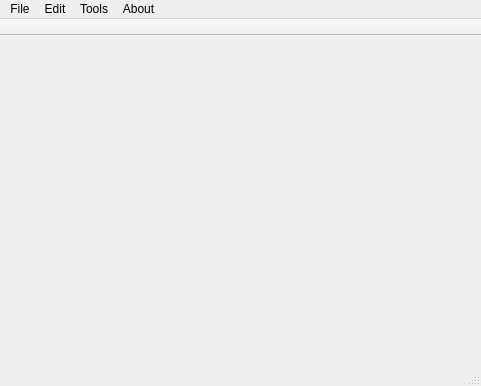
<?xml version="1.0" encoding="UTF-8"?>
<ui version="4.0">
 <class>MainWindow</class>
 <widget class="QMainWindow" name="MainWindow">
  <property name="geometry">
   <rect>
    <x>0</x>
    <y>0</y>
    <width>481</width>
    <height>386</height>
   </rect>
  </property>
  <property name="windowTitle">
   <string>MainWindow</string>
  </property>
  <property name="windowIcon">
   <iconset resource="icons/res_icon.qrc">
    <normaloff>:/winicon.png</normaloff>:/winicon.png</iconset>
  </property>
  <widget class="QWidget" name="centralWidget"/>
  <widget class="QMenuBar" name="menuBar">
   <property name="geometry">
    <rect>
     <x>0</x>
     <y>0</y>
     <width>481</width>
     <height>21</height>
    </rect>
   </property>
   <widget class="QMenu" name="menuFile">
    <property name="title">
     <string>File</string>
    </property>
    <addaction name="actionNew"/>
    <addaction name="actionOpen"/>
    <addaction name="separator"/>
    <addaction name="actionSave"/>
    <addaction name="actionSave_As"/>
    <addaction name="actionPrint"/>
    <addaction name="separator"/>
    <addaction name="actionClose"/>
   </widget>
   <widget class="QMenu" name="menuEdit">
    <property name="title">
     <string>Edit</string>
    </property>
    <widget class="QMenu" name="menuDelete">
     <property name="title">
      <string>Delete</string>
     </property>
     <addaction name="actionDelete_Line"/>
     <addaction name="actionDelete_Selected"/>
    </widget>
    <addaction name="actionUndo"/>
    <addaction name="actionRedo"/>
    <addaction name="separator"/>
    <addaction name="actionCut"/>
    <addaction name="actionCopy"/>
    <addaction name="actionPaste"/>
    <addaction name="menuDelete"/>
    <addaction name="separator"/>
    <addaction name="actionSelect_All"/>
    <addaction name="separator"/>
    <addaction name="actionFind"/>
    <addaction name="actionFind_Replace"/>
   </widget>
   <widget class="QMenu" name="menuAbout">
    <property name="title">
     <string>About</string>
    </property>
    <addaction name="actionQtLuaPad"/>
    <addaction name="actionOtland"/>
   </widget>
   <widget class="QMenu" name="menuTools">
    <property name="title">
     <string>Tools</string>
    </property>
    <addaction name="actionDebuger"/>
    <addaction name="actionOptions"/>
   </widget>
   <addaction name="menuFile"/>
   <addaction name="menuEdit"/>
   <addaction name="menuTools"/>
   <addaction name="menuAbout"/>
  </widget>
  <widget class="QToolBar" name="mainToolBar">
   <property name="movable">
    <bool>false</bool>
   </property>
   <property name="floatable">
    <bool>false</bool>
   </property>
   <attribute name="toolBarArea">
    <enum>TopToolBarArea</enum>
   </attribute>
   <attribute name="toolBarBreak">
    <bool>false</bool>
   </attribute>
  </widget>
  <widget class="QStatusBar" name="statusBar"/>
  <action name="actionNew">
   <property name="icon">
    <iconset resource="icons/res_icon.qrc">
     <normaloff>:/new.png</normaloff>:/new.png</iconset>
   </property>
   <property name="text">
    <string>New</string>
   </property>
   <property name="shortcut">
    <string>Ctrl+N</string>
   </property>
  </action>
  <action name="actionOpen">
   <property name="icon">
    <iconset resource="icons/res_icon.qrc">
     <normaloff>:/open.png</normaloff>:/open.png</iconset>
   </property>
   <property name="text">
    <string>Open</string>
   </property>
   <property name="shortcut">
    <string>Ctrl+O</string>
   </property>
  </action>
  <action name="actionSave">
   <property name="icon">
    <iconset resource="icons/res_icon.qrc">
     <normaloff>:/disk.png</normaloff>:/disk.png</iconset>
   </property>
   <property name="text">
    <string>Save</string>
   </property>
   <property name="shortcut">
    <string>Ctrl+S</string>
   </property>
  </action>
  <action name="actionSave_As">
   <property name="icon">
    <iconset resource="icons/res_icon.qrc">
     <normaloff>:/diskall.png</normaloff>:/diskall.png</iconset>
   </property>
   <property name="text">
    <string>Save As...</string>
   </property>
  </action>
  <action name="actionPrint">
   <property name="icon">
    <iconset resource="icons/res_icon.qrc">
     <normaloff>:/printer.png</normaloff>:/printer.png</iconset>
   </property>
   <property name="text">
    <string>Print</string>
   </property>
  </action>
  <action name="actionClose">
   <property name="icon">
    <iconset resource="icons/res_icon.qrc">
     <normaloff>:/quit.png</normaloff>:/quit.png</iconset>
   </property>
   <property name="text">
    <string>Close</string>
   </property>
   <property name="shortcut">
    <string>Ctrl+W</string>
   </property>
  </action>
  <action name="actionUndo">
   <property name="icon">
    <iconset resource="icons/res_icon.qrc">
     <normaloff>:/undo.png</normaloff>:/undo.png</iconset>
   </property>
   <property name="text">
    <string>Undo</string>
   </property>
   <property name="shortcut">
    <string>Ctrl+Z</string>
   </property>
  </action>
  <action name="actionRedo">
   <property name="icon">
    <iconset resource="icons/res_icon.qrc">
     <normaloff>:/redo.png</normaloff>:/redo.png</iconset>
   </property>
   <property name="text">
    <string>Redo</string>
   </property>
   <property name="shortcut">
    <string>Ctrl+Y</string>
   </property>
  </action>
  <action name="actionCut">
   <property name="icon">
    <iconset resource="icons/res_icon.qrc">
     <normaloff>:/cut.png</normaloff>:/cut.png</iconset>
   </property>
   <property name="text">
    <string>Cut</string>
   </property>
   <property name="shortcut">
    <string>Ctrl+X</string>
   </property>
  </action>
  <action name="actionCopy">
   <property name="icon">
    <iconset resource="icons/res_icon.qrc">
     <normaloff>:/copy.png</normaloff>:/copy.png</iconset>
   </property>
   <property name="text">
    <string>Copy</string>
   </property>
   <property name="shortcut">
    <string>Ctrl+C</string>
   </property>
  </action>
  <action name="actionPaste">
   <property name="icon">
    <iconset resource="icons/res_icon.qrc">
     <normaloff>:/paste.png</normaloff>:/paste.png</iconset>
   </property>
   <property name="text">
    <string>Paste</string>
   </property>
   <property name="shortcut">
    <string>Ctrl+P</string>
   </property>
  </action>
  <action name="actionDelete_Line">
   <property name="icon">
    <iconset resource="icons/res_icon.qrc">
     <normaloff>:/x.png</normaloff>:/x.png</iconset>
   </property>
   <property name="text">
    <string>Delete Line</string>
   </property>
  </action>
  <action name="actionDelete_Selected">
   <property name="icon">
    <iconset resource="icons/res_icon.qrc">
     <normaloff>:/x.png</normaloff>:/x.png</iconset>
   </property>
   <property name="text">
    <string>Delete Selected</string>
   </property>
   <property name="shortcut">
    <string>Ctrl+Del</string>
   </property>
  </action>
  <action name="actionSelect_All">
   <property name="icon">
    <iconset resource="icons/res_icon.qrc">
     <normaloff>:/doc.png</normaloff>:/doc.png</iconset>
   </property>
   <property name="text">
    <string>Select All</string>
   </property>
   <property name="shortcut">
    <string>Ctrl+A</string>
   </property>
  </action>
  <action name="actionFind">
   <property name="icon">
    <iconset resource="icons/res_icon.qrc">
     <normaloff>:/find.png</normaloff>:/find.png</iconset>
   </property>
   <property name="text">
    <string>Find</string>
   </property>
  </action>
  <action name="actionFind_Replace">
   <property name="icon">
    <iconset resource="icons/res_icon.qrc">
     <normaloff>:/doc_edit.png</normaloff>:/doc_edit.png</iconset>
   </property>
   <property name="text">
    <string>Find &amp; Replace</string>
   </property>
  </action>
  <action name="actionDebuger">
   <property name="icon">
    <iconset resource="icons/res_icon.qrc">
     <normaloff>:/warning2.png</normaloff>:/warning2.png</iconset>
   </property>
   <property name="text">
    <string>Debuger</string>
   </property>
   <property name="shortcut">
    <string>Ctrl+D</string>
   </property>
  </action>
  <action name="actionOptions">
   <property name="icon">
    <iconset resource="icons/res_icon.qrc">
     <normaloff>:/session_edit.png</normaloff>:/session_edit.png</iconset>
   </property>
   <property name="text">
    <string>Options</string>
   </property>
   <property name="shortcut">
    <string>Shift+O</string>
   </property>
  </action>
  <action name="actionQtLuaPad">
   <property name="icon">
    <iconset resource="icons/res_icon.qrc">
     <normaloff>:/about.png</normaloff>:/about.png</iconset>
   </property>
   <property name="text">
    <string>About QtLuaPad</string>
   </property>
   <property name="shortcut">
    <string>Ctrl+Q</string>
   </property>
  </action>
  <action name="actionOtland">
   <property name="icon">
    <iconset resource="icons/res_icon.qrc">
     <normaloff>:/refresh.png</normaloff>:/refresh.png</iconset>
   </property>
   <property name="text">
    <string>Otland</string>
   </property>
   <property name="shortcut">
    <string>Ctrl+I</string>
   </property>
  </action>
 </widget>
 <layoutdefault spacing="6" margin="11"/>
 <resources>
  <include location="icons/res_icon.qrc"/>
 </resources>
 <connections/>
</ui>
